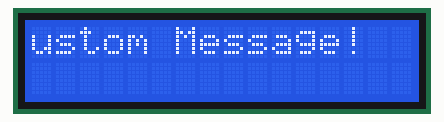
This sketch was run on a simulated Arduino Uno, built with avr-gcc and run on an emulated ATmega328P. On the bench: 16×2 character LCD.

Above: at 0.23 s.
At 1.13 s:
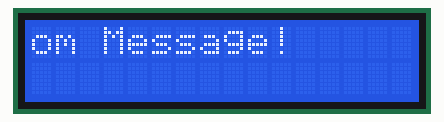
At 2.33 s:
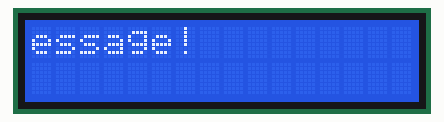
At 4.3 s:
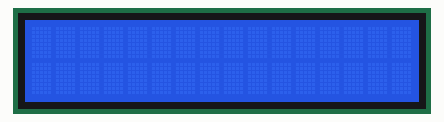
At 7.25 s:
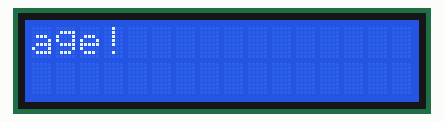
At 10.5 s:
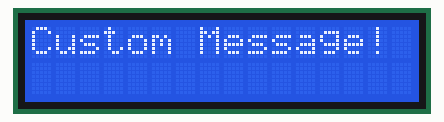

The sketch:

B.ino
```cpp
#include <Wire.h>
#include <LiquidCrystal_I2C.h>

LiquidCrystal_I2C lcd(0x27, 16, 2);

void setup() {
  lcd.begin(16, 2);
}

void loop() {
  lcd.clear();
  lcd.setCursor(0, 0);
  lcd.print("Custom Message!");

  // Scroll left
  for (int pos = 0; pos < 16; pos++) {
    lcd.scrollDisplayLeft();
    delay(300);
  }

  delay(1000);

  // Scroll right
  for (int pos = 0; pos < 16; pos++) {
    lcd.scrollDisplayRight();
    delay(300);
  }

  delay(1000);
}
```

Measured:
- by itself, everything shown: repeats every 11.6 s, in 30 steps
- what the display in image 5 shows lasts 1.3 s, from 10.4 s to 11.7 s
